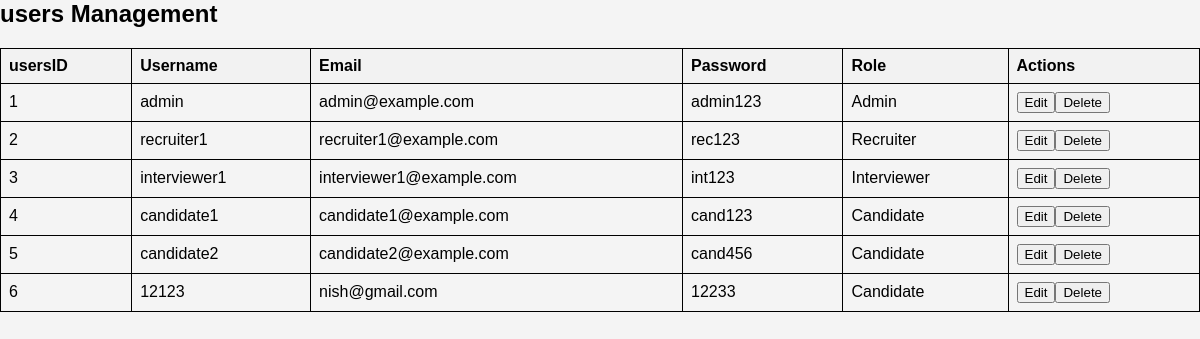
Screenshot of /viewuser.php with the database file from the repository.
### tables this page shows
CREATE TABLE `users` (
  `UserID` int(11) NOT NULL,
  `Username` varchar(50) NOT NULL,
  `Email` varchar(100) NOT NULL,
  `Password` varchar(100) NOT NULL,
  `Role` enum('Admin','Recruiter','Interviewer','Candidate') NOT NULL
);

### viewuser.php (the view, shortened to what this page needs)
<?php
require_once "db_connection.php";
?>
<!DOCTYPE html>
<html lang="en">
<head>
    <link rel="stylesheet" type="text/css" href="style3.css">
</head>
<body>
    <h2>users Management</h2>
    <table id="dataTable" class="table table-hover text-center">
        <tr>
            <th>usersID</th>
            <th>Username</th>
            <th>Email </th>
            <th>Password</th>
            <th>Role</th>
            <th>Actions</th>
        </tr>
        <?php
        $sql = "SELECT * FROM users";
        $result = $conn->query($sql);
        if ($result->num_rows > 0) {
            while ($row = $result->fetch_assoc()) {
                echo "<tr>";
                echo "<td>" . $row["UserID"] . "</td>";
                echo "<td>" . $row["Username"] . "</td>";
                echo "<td>" . $row["Email"] . "</td>";
                echo "<td>" . $row["Password"] . "</td>";
                echo "<td>" . $row["Role"] . "</td>";
                echo "<td>";
              echo "<a href='updateusers.html?id=" . $row["UserID"] .  "'onclick='return confirm(\"Are you sure you want to update this users?\")'><button class='button update-button'>Edit</button></a>";
                echo "<a href='deleteusers.html?id=" . $row["UserID"] . "'onclick='return confirm(\"Are you sure you want to delete this users?\")'><button class='button delete-button'>Delete</button></a>";
                echo "</td>";
                echo "</tr>";
            }
        } else {
            echo "<tr><td colspan='7'>No data found</td></tr>";
        }
        ?>
    </table>
</body>
</html>

### css/style3.css (style rules this page uses)
body { font-family: Arial, sans-serif; margin: 0; padding: 0; background-color: #f4f4f4; }
h2 { margin-top: 0; }

### viewuser.php (style rules this page uses)
table { width: 100%; border-collapse: collapse; }
table, th, td { border: 1px solid black; padding: 8px; text-align: left; }
th { background-color: #f2f2f2; }

### rows the page displays
users: UserID "1", Username "admin", Email "admin@example.com", Password "admin123", Role "Admin"
users: UserID "2", Username "recruiter1", Email "recruiter1@example.com", Password "rec123", Role "Recruiter"
users: UserID "3", Username "interviewer1", Email "interviewer1@example.com", Password "int123", Role "Interviewer"
users: UserID "4", Username "candidate1", Email "candidate1@example.com", Password "cand123", Role "Candidate"
users: UserID "5", Username "candidate2", Email "candidate2@example.com", Password "cand456", Role "Candidate"
users: UserID "6", Username "12123", Email "nish@gmail.com", Password "12233", Role "Candidate"
